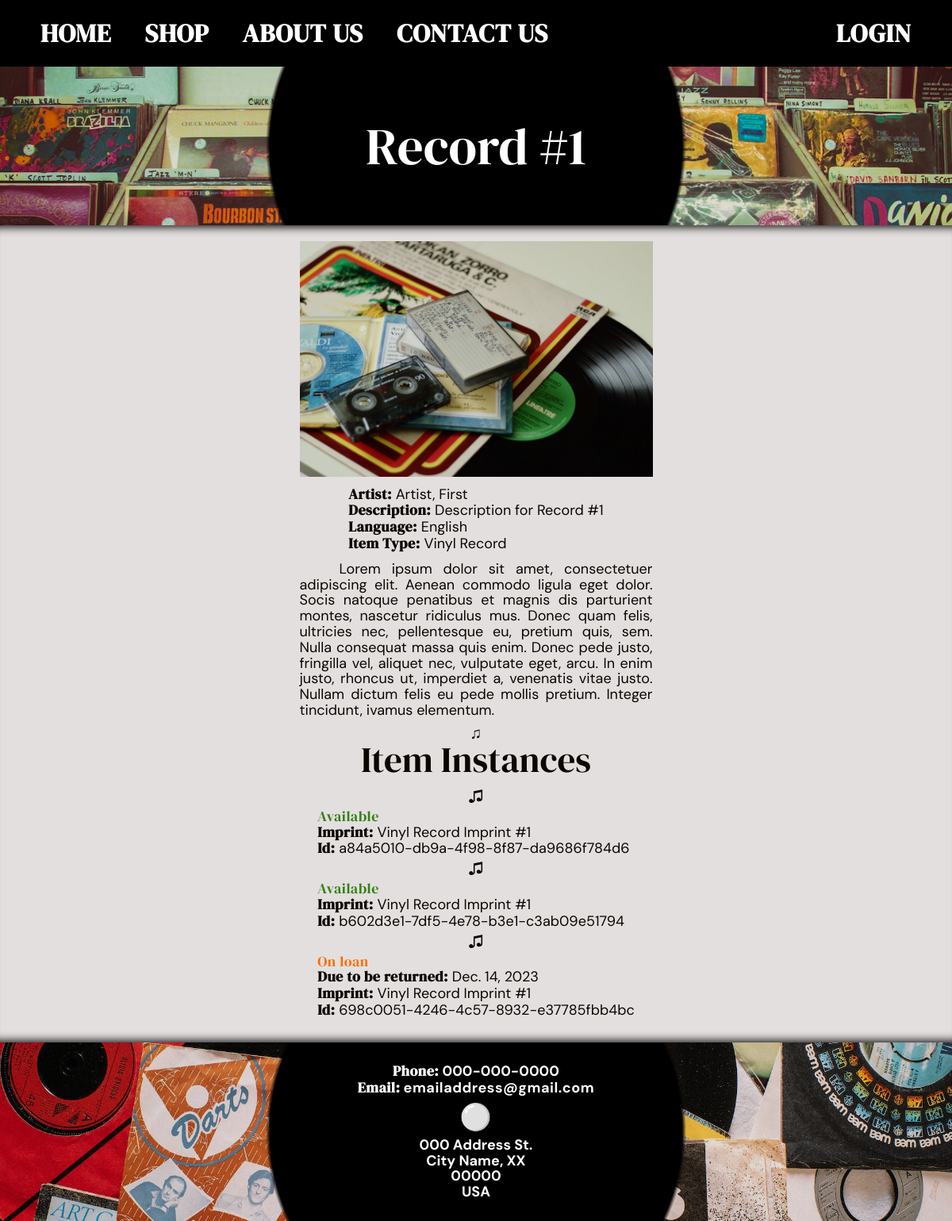
The app's page /project/shop/1 with its own data.
### project/models.py (models this page shows, shortened)
class Item(models.Model):
		title = models.CharField(max_length=200)
		artist = models.ForeignKey('Artist', on_delete=models.SET_NULL, blank=True, null=True)
		description = models.TextField(max_length=1000, help_text='Enter a brief description of the item.')
		type = models.ManyToManyField(Type, help_text='Select an item type for this item.')
		language = models.ForeignKey('Language', on_delete=models.SET_NULL, blank=True, null=True)
		def display_type(self):
				return ', '.join(type.name for type in self.type.all()[:3])
		display_type.short_description = 'Item Type'

class Artist(models.Model):
	first_name = models.CharField(max_length=100, blank=True, null=True)
	last_name = models.CharField(max_length=100, blank=True, null=True)
	class Meta:
			ordering = ['last_name', 'first_name']
	def __str__(self):
			return f'{self.last_name}, {self.first_name}'

class Language(models.Model):
	name = models.CharField(max_length=200,
													help_text="Enter the item's natural language (e.g. English, French, Japanese, etc.)",
													blank=True,
													null=True)
	def __str__(self):
			return self.name

class Type(models.Model):
	name = models.CharField(max_length=200, help_text='Enter an item type (e.g. vinyl record).')
	def __str__(self):
			return self.name

class ItemInstance(models.Model):
		id = models.UUIDField(primary_key=True, default=uuid.uuid4, help_text='Unique ID for this particular item across the whole store')
		item = models.ForeignKey('Item', on_delete=models.RESTRICT, null=True)
		imprint = models.CharField(max_length=200, blank=True, null=True)
		due_back = models.DateField(null=True, blank=True)
		renter = models.ForeignKey(User, on_delete=models.SET_NULL, null=True, blank=True)
		LOAN_STATUS = (
				('m', 'Maintenance'),
				('o', 'On loan'),
				('a', 'Available'),
				('r', 'Reserved'),
		)
		status = models.CharField(
				max_length=1,
				choices=LOAN_STATUS,
				blank=True,
				default='m',
				help_text='Item availability',
		)
		class Meta:
				ordering = ['due_back']
				permissions = (("can_add_item", "Add item to the item list"),("can_delete_item", "Delete item from the item list"))

### project/views.py (the view)
# urls.py: path('shop/<int:pk>', views.ItemDetailView.as_view(), name='item-detail'),
class ItemDetailView(generic.DetailView):
	model = Item

### project/templates/project/item_detail.html
{% extends "base_generic.html" %}
{% block content %}
<div class="short-banner detail-banner">
	<div class="banner-text">
		<h1>{{ item.title }}</h1>
	</div>
</div>
	<div class="content">
		<div class="item-details">
			<div class="item-image">
				<img src="/static/images/records-cds-and-cassettes.jpg" alt="records, cds, and cassette tapes" height="auto" width="445">
			</div>
			<div class="item-information">
				<div class="item-stats">
					<p class="item-statistic"><strong>Artist:</strong> {{ item.artist }}</a></p>
					<p class="item-statistic"><strong>Description:</strong> {{ item.description }}</p>
					<p class="item-statistic"><strong>Language:</strong> {{ item.language }}</p>
					<p class="item-statistic"><strong>Item Type:</strong> {{ item.type.all|join:", " }}</p>
				</div>
				<p class="item-paragraph">Lorem ipsum dolor sit amet, consectetuer adipiscing elit. Aenean commodo ligula eget dolor. Socis natoque penatibus et magnis dis parturient montes, nascetur ridiculus mus. Donec quam felis, ultricies nec, pellentesque eu, pretium quis, sem. Nulla consequat massa quis enim. Donec pede justo, fringilla vel, aliquet nec, vulputate eget, arcu. In enim justo, rhoncus ut, imperdiet a, venenatis vitae justo. Nullam dictum felis eu pede mollis pretium. Integer tincidunt, ivamus elementum.</p>
			</div>
			<div class="item-instances">
				<h2>Item Instances</h2>
				{% for iteminstance in item.iteminstance_set.all %}
					<div class="item-instance">
						<p class="{% if iteminstance.status == 'a' %}text-success{% elif copy.status == 'm' %}text-danger{% else %}text-warning{% endif %}">
							{{ iteminstance.get_status_display }}
						</p>
						{% if iteminstance.status != 'a' %}
							<p><strong>Due to be returned:</strong> {{ iteminstance.due_back }}</p>
						{% endif %}
							<p><strong>Imprint:</strong> {{ iteminstance.imprint }}</p>
							<p><strong>Id:</strong> {{ iteminstance.id }}</p>
					</div>
				{% endfor %}
			</div>
		</div>
	</div>
{% endblock %}

### project/templates/base_generic.html (shortened to what this page needs)
<!DOCTYPE html>
<html lang="en">
	<head>
		<link
			href="https://cdn.jsdelivr.net/npm/bootstrap@5.1.3/dist/css/bootstrap.min.css"
			rel="stylesheet"
 />
		{% load static %}
		<link rel="stylesheet" href="{% static 'css/styles.css' %}" />
	</head>
	<body>
		<div class="container-fluid">
					{% block sidebar %}
						<div class="nav">
							<ul class="sidebar-nav">
								<li>
									<a href="{% url 'index' %}" tabindex="1">
										<span class="mobile-hide">Home</span>
									</a>
								</li>
								<li>
									<a href="{% url 'shop' %}" tabindex="2">
										<span class="mobile-hide">Shop</span>
									</a>
								</li>
								<li>
									<a href="{% url 'about-us' %}" tabindex="3">
										<span class="mobile-hide">About Us</span>
									</a>
								</li>
								<li>
									<a href="{% url 'contact-us' %}" tabindex="4">
										<span class="mobile-hide">Contact Us</span>
									</a>
								</li>
								{% if user.is_authenticated %}
									<li  class="nav-right">
										<a href="{% url 'logout' %}?next={{ request.path }}" tabindex="6">
											<span class="material-symbols-rounded mobile-show">logout</span>
											<span class="mobile-hide">Logout</span>
										</a>
									</li>
									<li class="nav-right">
										<a href="{% url 'your-items' %}" tabindex="5">
											<span class="material-symbols-rounded mobile-show">shopping_bag</span>
											<span class="mobile-hide">Your Items</span>
										</a>
									</li>
									<li class="nav-right-user">
										<span class="material-symbols-rounded mobile-show">{{ user.get_username }}</span>
										<span class="mobile-hide">{{ user.get_username }}</span>
									</li>
									{% else %}
										<li class="nav-right">
											<a href="{% url 'login' %}?next={{ request.path }}">
												<span class="mobile-hide">Login</span>
											</a>
										</li>
								{% endif %}
							</ul>
						</div>
					{% endblock %}
					{% block content %}
					{% endblock %}
				<div class="footer">
					<div class="footer-text">
						<p><b>Phone:</b> 000-000-0000</p>
						<p><b>Email:</b> <a href="mailto:emailaddress@gmail.com">emailaddress@gmail.com</a></p>
						<p class="white-circle" aria-hidden="true">⚪</p>
						<p class="address">000 Address St.</p>
						<p>City Name, XX</p>
						<p>00000</p>
						<p>USA</p>
					</div>
				</div>
		</div>
	</body>
</html>

### records on screen
Item: title "Record #1", artist "Artist, First", description "Description for Record #1", language "English", type.all "Vinyl Record"
ItemInstance: status "Available", imprint "Vinyl Record Imprint #1", id "a84a5010-db9a-4f98-8f87-da9686f784d6"
ItemInstance: status "Available", imprint "Vinyl Record Imprint #1", id "b602d3e1-7df5-4e78-b3e1-c3ab09e51794"
ItemInstance: status "On loan", due_back "Dec. 14, 2023", imprint "Vinyl Record Imprint #1", id "698c0051-4246-4c57-8932-e37785fbb4bc"
